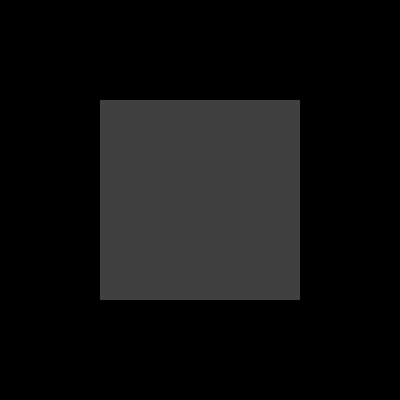
Frame 1 (no input)
Frame 60 (the mouse pressed at the canvas centre just before this capture): identical to frame 1, image omitted
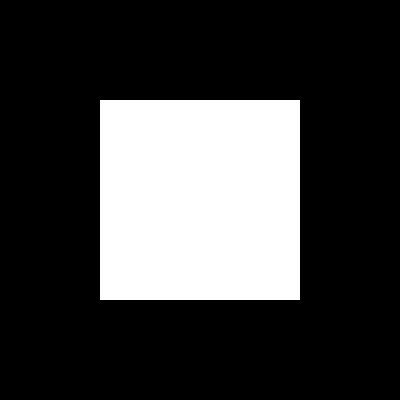
Frame 120 (the mouse held since frame 60 and released just before this capture)

The Processing sketch that drew these frames (run headless with seeded random() and noise(); from frame 60 on, the mouse is pressed at the canvas centre):

// Processing sketch: processing_20008
// ── processing_20008.pde

// detects when the mouse cursor is within the area 
// of a rectrangle 

// first, define our "button" area using four variables
int btnX = 100;
int btnY = 100;
int btnW = 200;
int btnH = 200;

void setup() {
  size(400, 400);
  noStroke();
}

void draw() {
  background(0);
  
  // see if mouse is inside the rectangle area defined
  // by btnW and btwH located at (btnX, btnY)
  if ( mouseX > btnX && mouseX < (btnX + btnW) && mouseY > btnY && mouseY < (btnY + btnH)) {
    // yes, it is, set the fill to white
    fill(255);
  }
  else {
    // nope, it isn't, set the fill to gray
    fill(64);
  }
  
  // draw the "button"
  rect(btnX, btnY, btnW, btnH);  
}
